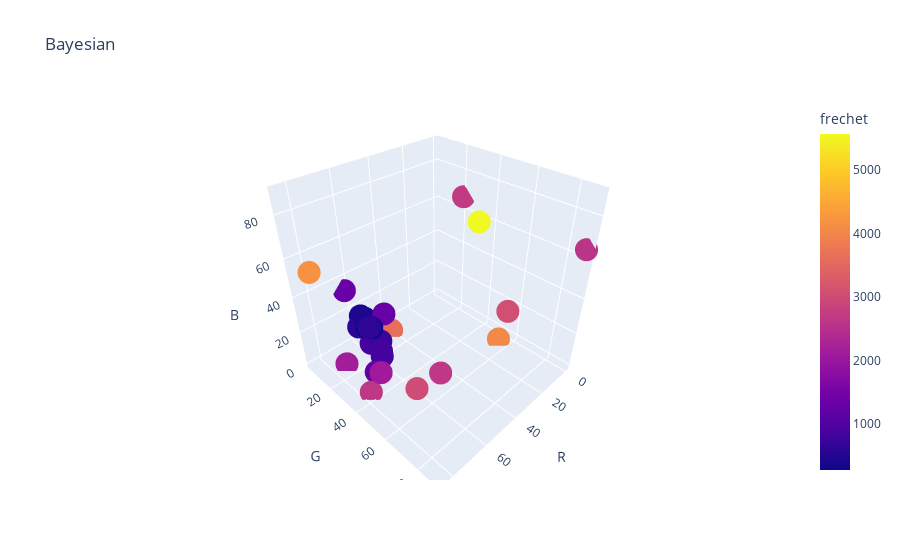

Notebook source saved alongside this figure:
### Code cell
px.scatter_3d(bayes_df, x='R', y='G', z='B', color='frechet', title='Bayesian')

### Figure 1 — Plotly figure (JSON) as saved in the notebook; plotly's stock layout.template omitted (floating-point values rounded to 4 significant figures)
{"data": [{"hovertemplate": "R=%{x}<br>G=%{y}<br>B=%{z}<br>frechet=%{marker.color}<extra></extra>", "legendgroup": "", "marker": {"color": [4059.0, 5569.0, 2102, 4197, 3063.0, 2646, 3007.0, 1206, 2147, 2652, 727, 866, 847, 1140, 848, 1294, 3634, 438, 1312, 617, 281, 618, 274, 361, 2576.0, 2709.0, 461], "coloraxis": "coloraxis", "symbol": "circle"}, "mode": "markers", "name": "", "scene": "scene", "showlegend": false, "type": "scatter3d", "x": [7, 49, 74, 85, 13, 48, 71, 69, 74, 77, 59, 59, 62, 56, 62, 55, 42, 62, 63, 64, 62, 64, 62, 61, 0, 0, 61], "y": [55, 72, 42, 15, 63, 53, 62, 31, 14, 37, 23, 23, 27, 7, 19, 22, 10, 16, 3, 22, 17, 13, 21, 16, 89, 21, 11], "z": [0, 89, 14, 59, 26, 3, 17, 3, 0, 0, 11, 1, 9, 12, 9, 25, 0, 23, 33, 22, 18, 17, 20, 20, 65, 67, 21]}], "layout": {"coloraxis": {"colorbar": {"title": {"text": "frechet"}}, "colorscale": [[0, "#0d0887"], [0.1111, "#46039f"], [0.2222, "#7201a8"], [0.3333, "#9c179e"], [0.4444, "#bd3786"], [0.5556, "#d8576b"], [0.6667, "#ed7953"], [0.7778, "#fb9f3a"], [0.8889, "#fdca26"], [1, "#f0f921"]]}, "legend": {"tracegroupgap": 0}, "scene": {"domain": {"x": [0, 1], "y": [0, 1]}, "xaxis": {"title": {"text": "R"}}, "yaxis": {"title": {"text": "G"}}, "zaxis": {"title": {"text": "B"}}}, "title": {"text": "Bayesian"}}}
